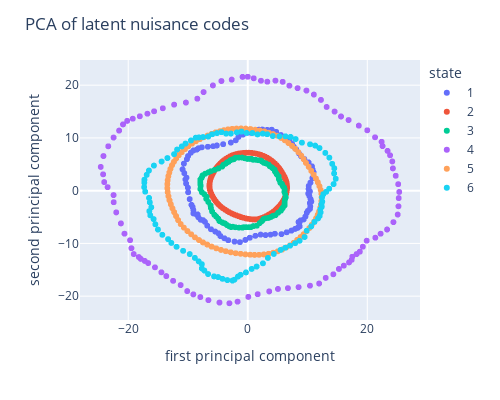

Notebook code cell kept with this figure:
### Code cell
N_code = model.nui_encoder.predict(MRA_test.X,verbose=0)
N_reshaped = N_code.reshape(-1,q)
pca_N = PCA(2).fit_transform(N_reshaped)
df = pd.DataFrame(pca_N, columns = ['first principal component','second principal component'])
df = pd.concat([df,df_states,df_shifts],axis=1)
df = df.sort_values(by=['state'])
fig = px.scatter(df, x='first principal component', y='second principal component', 
                 color='state', text='shift')
fig.update_layout(width=500, height=400, title="PCA of latent nuisance codes")
fig.show()
fig.write_image(path+'/latent.pdf')

### Figure 1 — Plotly figure (JSON) as saved in the notebook; plotly's stock layout.template omitted (floating-point values rounded to 4 significant figures; data arrays with more than 128 entries replaced by an {"elided": "..."} marker saying what was removed)
{"data": [{"hovertemplate": "state=1<br>first principal component=%{x}<br>second principal component=%{y}<br>shift=%{text}<extra></extra>", "legendgroup": "1", "marker": {"color": "#636efa", "symbol": "circle"}, "mode": "markers+text", "name": "1", "showlegend": true, "text": {"elided": "850 int values"}, "type": "scattergl", "x": {"elided": "850 float values"}, "xaxis": "x", "y": {"elided": "850 float values"}, "yaxis": "y"}, {"hovertemplate": "state=2<br>first principal component=%{x}<br>second principal component=%{y}<br>shift=%{text}<extra></extra>", "legendgroup": "2", "marker": {"color": "#EF553B", "symbol": "circle"}, "mode": "markers+text", "name": "2", "showlegend": true, "text": {"elided": "850 int values"}, "type": "scattergl", "x": {"elided": "850 float values"}, "xaxis": "x", "y": {"elided": "850 float values"}, "yaxis": "y"}, {"hovertemplate": "state=3<br>first principal component=%{x}<br>second principal component=%{y}<br>shift=%{text}<extra></extra>", "legendgroup": "3", "marker": {"color": "#00cc96", "symbol": "circle"}, "mode": "markers+text", "name": "3", "showlegend": true, "text": {"elided": "800 int values"}, "type": "scattergl", "x": {"elided": "800 float values"}, "xaxis": "x", "y": {"elided": "800 float values"}, "yaxis": "y"}, {"hovertemplate": "state=4<br>first principal component=%{x}<br>second principal component=%{y}<br>shift=%{text}<extra></extra>", "legendgroup": "4", "marker": {"color": "#ab63fa", "symbol": "circle"}, "mode": "markers+text", "name": "4", "showlegend": true, "text": {"elided": "800 int values"}, "type": "scattergl", "x": {"elided": "800 float values"}, "xaxis": "x", "y": {"elided": "800 float values"}, "yaxis": "y"}, {"hovertemplate": "state=5<br>first principal component=%{x}<br>second principal component=%{y}<br>shift=%{text}<extra></extra>", "legendgroup": "5", "marker": {"color": "#FFA15A", "symbol": "circle"}, "mode": "markers+text", "name": "5", "showlegend": true, "text": {"elided": "900 int values"}, "type": "scattergl", "x": {"elided": "900 float values"}, "xaxis": "x", "y": {"elided": "900 float values"}, "yaxis": "y"}, {"hovertemplate": "state=6<br>first principal component=%{x}<br>second principal component=%{y}<br>shift=%{text}<extra></extra>", "legendgroup": "6", "marker": {"color": "#19d3f3", "symbol": "circle"}, "mode": "markers+text", "name": "6", "showlegend": true, "text": {"elided": "800 int values"}, "type": "scattergl", "x": {"elided": "800 float values"}, "xaxis": "x", "y": {"elided": "800 float values"}, "yaxis": "y"}], "layout": {"height": 400, "legend": {"title": {"text": "state"}, "tracegroupgap": 0}, "margin": {"t": 60}, "title": {"text": "PCA of latent nuisance codes"}, "width": 500, "xaxis": {"anchor": "y", "autorange": true, "domain": [0, 1], "range": [-28.07, 28.82], "title": {"text": "first principal component"}, "type": "linear"}, "yaxis": {"anchor": "x", "autorange": true, "domain": [0, 1], "range": [-24.52, 24.77], "title": {"text": "second principal component"}, "type": "linear"}}}
